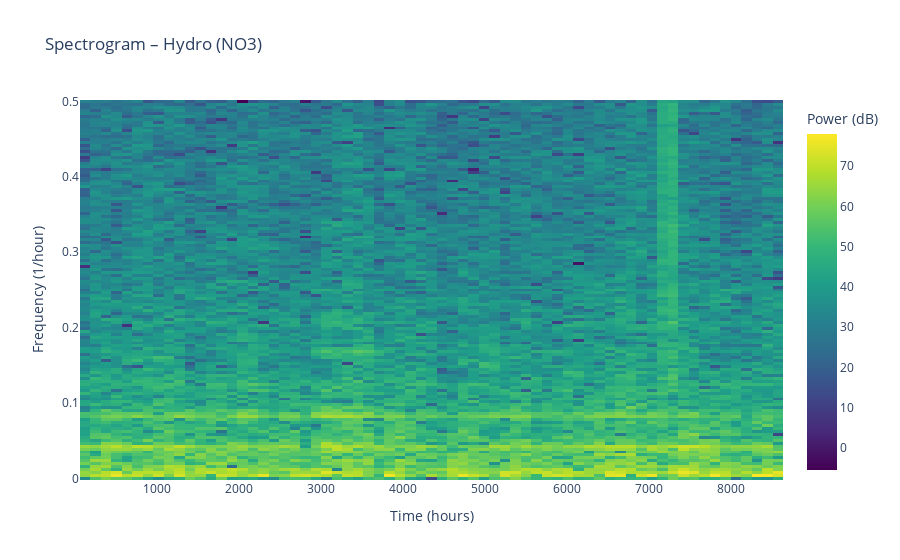

The cell this chart's notebook holds for it:
### Code cell
fig_spec, (f, t, Sxx) = plot_spectrogram(df, pricearea="NO3", productiongroup="hydro")
fig_spec.show()

### Figure 1 — Plotly figure (JSON) as saved in the notebook; plotly's stock layout.template omitted (floating-point values rounded to 4 significant figures; data arrays with more than 128 entries replaced by an {"elided": "..."} marker saying what was removed)
{"data": [{"colorbar": {"title": {"text": "Power (dB)"}}, "colorscale": [[0, "#440154"], [0.1111, "#482878"], [0.2222, "#3e4989"], [0.3333, "#31688e"], [0.4444, "#26828e"], [0.5556, "#1f9e89"], [0.6667, "#35b779"], [0.7778, "#6ece58"], [0.8889, "#b5de2b"], [1, "#fde725"]], "type": "heatmap", "x": [128.0, 256.0, 384.0, 512.0, 640.0, 768.0, 896.0, 1024.0, 1152.0, 1280.0, 1408.0, 1536.0, 1664.0, 1792.0, 1920.0, 2048.0, 2176.0, 2304.0, 2432.0, 2560.0, 2688.0, 2816.0, 2944.0, 3072.0, 3200.0, 3328.0, 3456.0, 3584.0, 3712.0, 3840.0, 3968.0, 4096.0, 4224.0, 4352.0, 4480.0, 4608.0, 4736.0, 4864.0, 4992.0, 5120.0, 5248.0, 5376.0, 5504.0, 5632.0, 5760.0, 5888.0, 6016.0, 6144.0, 6272.0, 6400.0, 6528.0, 6656.0, 6784.0, 6912.0, 7040.0, 7168.0, 7296.0, 7424.0, 7552.0, 7680.0, 7808.0, 7936.0, 8064.0, 8192.0, 8320.0, 8448.0, 8576.0], "y": {"elided": "129 float values"}, "z": {"elided": "129x67 float values"}}], "layout": {"title": {"text": "Spectrogram – Hydro (NO3)"}, "xaxis": {"title": {"text": "Time (hours)"}}, "yaxis": {"title": {"text": "Frequency (1/hour)"}}}}
